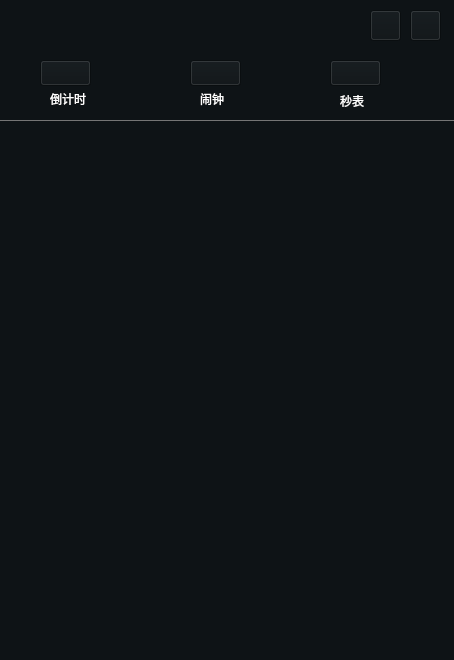
<?xml version="1.0" encoding="UTF-8"?>
<ui version="4.0">
 <class>stopwatch</class>
 <widget class="QWidget" name="stopwatch">
  <property name="geometry">
   <rect>
    <x>0</x>
    <y>0</y>
    <width>454</width>
    <height>660</height>
   </rect>
  </property>
  <property name="windowTitle">
   <string>stopwatch</string>
  </property>
  <property name="styleSheet">
   <string notr="true">background-color: rgb(14, 19, 22);
</string>
  </property>
  <widget class="QPushButton" name="pushButton">
   <property name="geometry">
    <rect>
     <x>40</x>
     <y>60</y>
     <width>51</width>
     <height>26</height>
    </rect>
   </property>
   <property name="text">
    <string/>
   </property>
  </widget>
  <widget class="QPushButton" name="pushButton_2">
   <property name="geometry">
    <rect>
     <x>190</x>
     <y>60</y>
     <width>51</width>
     <height>26</height>
    </rect>
   </property>
   <property name="text">
    <string/>
   </property>
  </widget>
  <widget class="QPushButton" name="pushButton_3">
   <property name="geometry">
    <rect>
     <x>330</x>
     <y>60</y>
     <width>51</width>
     <height>26</height>
    </rect>
   </property>
   <property name="text">
    <string/>
   </property>
  </widget>
  <widget class="QLabel" name="label">
   <property name="geometry">
    <rect>
     <x>50</x>
     <y>90</y>
     <width>41</width>
     <height>18</height>
    </rect>
   </property>
   <property name="styleSheet">
    <string notr="true">color: rgb(255, 255, 255);</string>
   </property>
   <property name="text">
    <string>倒计时</string>
   </property>
  </widget>
  <widget class="QLabel" name="label_2">
   <property name="geometry">
    <rect>
     <x>200</x>
     <y>90</y>
     <width>31</width>
     <height>18</height>
    </rect>
   </property>
   <property name="styleSheet">
    <string notr="true">color: rgb(255, 255, 255);</string>
   </property>
   <property name="text">
    <string>闹钟</string>
   </property>
  </widget>
  <widget class="QLabel" name="label_3">
   <property name="geometry">
    <rect>
     <x>340</x>
     <y>90</y>
     <width>31</width>
     <height>21</height>
    </rect>
   </property>
   <property name="styleSheet">
    <string notr="true">color: rgb(255, 255, 255);</string>
   </property>
   <property name="text">
    <string>秒表</string>
   </property>
  </widget>
  <widget class="Line" name="line">
   <property name="geometry">
    <rect>
     <x>0</x>
     <y>120</y>
     <width>660</width>
     <height>1</height>
    </rect>
   </property>
   <property name="styleSheet">
    <string notr="true">color: rgb(255, 255, 255);
background-color: rgb(102, 102, 102);
</string>
   </property>
   <property name="orientation">
    <enum>Qt::Horizontal</enum>
   </property>
  </widget>
  <widget class="QPushButton" name="pushButton_4">
   <property name="geometry">
    <rect>
     <x>370</x>
     <y>10</y>
     <width>31</width>
     <height>31</height>
    </rect>
   </property>
   <property name="text">
    <string/>
   </property>
  </widget>
  <widget class="QPushButton" name="pushButton_5">
   <property name="geometry">
    <rect>
     <x>410</x>
     <y>10</y>
     <width>31</width>
     <height>31</height>
    </rect>
   </property>
   <property name="text">
    <string/>
   </property>
  </widget>
  <widget class="QStackedWidget" name="stackedWidget">
   <property name="geometry">
    <rect>
     <x>0</x>
     <y>130</y>
     <width>451</width>
     <height>531</height>
    </rect>
   </property>
   <property name="currentIndex">
    <number>1</number>
   </property>
   <widget class="QWidget" name="page"/>
   <widget class="QWidget" name="page_2"/>
   <widget class="QWidget" name="page_3">
    <widget class="QPushButton" name="pushButton_Start">
     <property name="geometry">
      <rect>
       <x>180</x>
       <y>350</y>
       <width>80</width>
       <height>80</height>
      </rect>
     </property>
     <property name="styleSheet">
      <string notr="true">color: rgb(255, 255, 255);
background-color: rgb(255, 255, 255);</string>
     </property>
     <property name="text">
      <string/>
     </property>
    </widget>
    <widget class="QTextEdit" name="textEdit">
     <property name="geometry">
      <rect>
       <x>20</x>
       <y>360</y>
       <width>20</width>
       <height>91</height>
      </rect>
     </property>
     <property name="styleSheet">
      <string notr="true">color: rgb(255, 255, 255);
font: 24pt &quot;Sans Serif&quot;;
background-color: rgb(14, 19, 22);</string>
     </property>
    </widget>
    <widget class="QLabel" name="label_5">
     <property name="geometry">
      <rect>
       <x>200</x>
       <y>60</y>
       <width>81</width>
       <height>20</height>
      </rect>
     </property>
     <property name="styleSheet">
      <string notr="true">color: rgb(255, 255, 255);
color: rgb(148, 148, 148);
font: 12pt &quot;Sans Serif&quot;;</string>
     </property>
     <property name="text">
      <string>00:00:00</string>
     </property>
    </widget>
    <widget class="QLabel" name="label_4">
     <property name="geometry">
      <rect>
       <x>140</x>
       <y>0</y>
       <width>191</width>
       <height>51</height>
      </rect>
     </property>
     <property name="styleSheet">
      <string notr="true">color: rgb(255, 255, 255);
text-decoration: underline;
font: 9pt &quot;Sans Serif&quot;;
font: 36pt &quot;Sans Serif&quot;;</string>
     </property>
     <property name="text">
      <string>00:00:00</string>
     </property>
    </widget>
    <widget class="QPushButton" name="pushButton_timeselect">
     <property name="geometry">
      <rect>
       <x>310</x>
       <y>470</y>
       <width>80</width>
       <height>26</height>
      </rect>
     </property>
     <property name="styleSheet">
      <string notr="true">color: rgb(255, 255, 255);</string>
     </property>
     <property name="text">
      <string>复位</string>
     </property>
    </widget>
    <widget class="QPushButton" name="pushButton_ring">
     <property name="geometry">
      <rect>
       <x>60</x>
       <y>470</y>
       <width>80</width>
       <height>26</height>
      </rect>
     </property>
     <property name="styleSheet">
      <string notr="true">color: rgb(255, 255, 255);</string>
     </property>
     <property name="text">
      <string>计次</string>
     </property>
    </widget>
    <widget class="QPushButton" name="pushButton_6">
     <property name="geometry">
      <rect>
       <x>50</x>
       <y>130</y>
       <width>80</width>
       <height>26</height>
      </rect>
     </property>
     <property name="text">
      <string>PushButton</string>
     </property>
    </widget>
    <widget class="QLabel" name="label_6">
     <property name="geometry">
      <rect>
       <x>250</x>
       <y>140</y>
       <width>55</width>
       <height>18</height>
      </rect>
     </property>
     <property name="text">
      <string>TextLabel</string>
     </property>
    </widget>
   </widget>
  </widget>
 </widget>
 <resources/>
 <connections/>
</ui>
